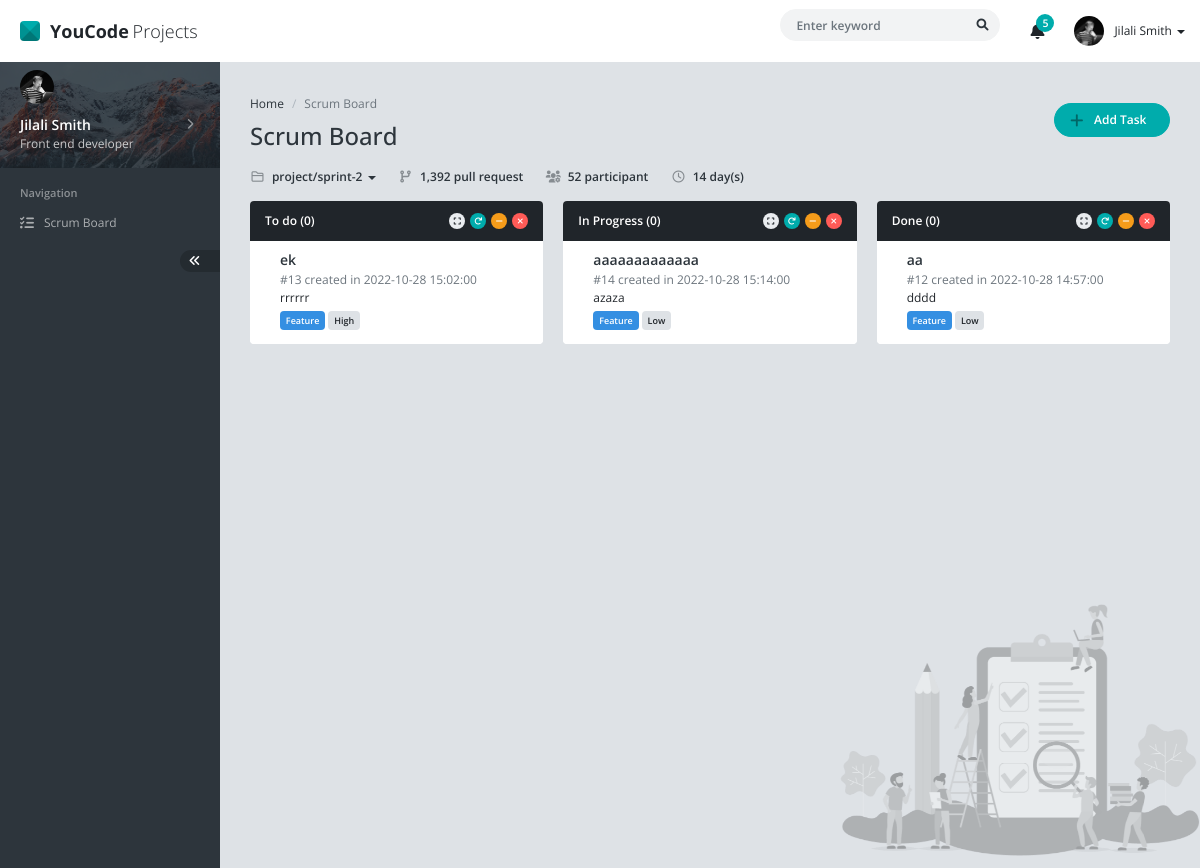
Before: / with the older database file.
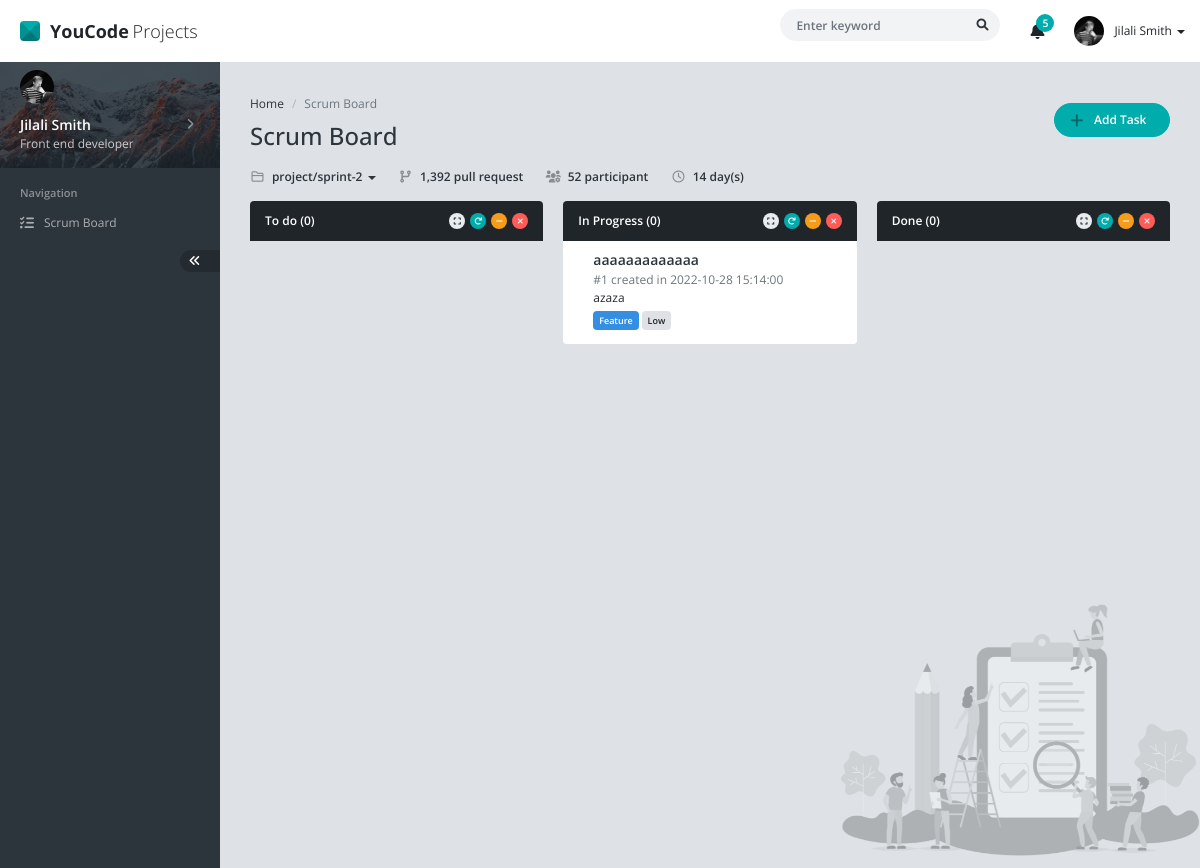
After: the same page with the newer database file.
### tables this page shows
CREATE TABLE `tasks` (
  `id` int(11) NOT NULL,
  `task_title` varchar(255) NOT NULL,
  `task_type` varchar(11) NOT NULL,
  `task_priority` varchar(11) NOT NULL,
  `task_status` varchar(11) NOT NULL,
  `task_date` datetime NOT NULL,
  `task_description` text NOT NULL
);

### scripts.php (called while the page is built, shortened)
<?php
    getTasks();
    function getTasks()
    {
        $requet = "SELECT * FROM `tasks`";
        $resultat = mysqli_query($GLOBALS['connection'],$requet);
    }
?>

### index.php (the view, shortened to what the changed rows need)
<?php
    include('scripts.php');
?>
<!DOCTYPE html>
<html lang="en" >
<head>
	<link href="assets/css/vendor.min.css" rel="stylesheet" />
	<link href="assets/css/default/app.min.css" rel="stylesheet" />
</head>
<body>
	<div id="app" class="app app-header-fixed app-sidebar-fixed">
		<div id="content" class="app-content" style="min-height: 100vh; background: url(assets/img/cover/cover-scrum-board.png) no-repeat fixed; background-size: 360px; background-position: right bottom;">
			<div class="d-flex align-items-center mb-3">
				<div>
					<h1 class="page-header mb-0">
						Scrum Board
					</h1>
				</div>
			</div>
			<div class="row">
				<div class="col-xl-4 col-lg-6">
					<div class="panel panel-inverse">
						<div class="list-group list-group-flush rounded-bottom overflow-hidden panel-body p-0" id="to-do-tasks">
							<?php
								foreach($GLOBALS['userStories'] as $row)
								{
									if($row['task_status'] === "To Do")
									{
							?>
									<button onclick="editTask(`+index+`)" class="list-group-item list-group-item-action d-flex">
										<div class="flex-fill">
											<div class="fs-14px lh-12 mb-2px fw-bold text-dark"><?=$row['task_title']?></div>
											<div class="mb-1 fs-12px">
												<div class="text-gray-600 flex-1">#<?=$row['id']?> created in <?=$row['task_date']?></div>
												<div class="text-gray-900 flex-1" title="`+tasks[index].description+`"><?=$row['task_description']?></div>
											</div>
											<div class="mb-1">
												<span class="badge bg-primary"><?=$row['task_type']?></span>
												<span class="badge bg-gray-300 text-gray-900"><?=$row['task_priority']?></span>
											</div>
										</div>
									</button>
							<?php
									}
								}
							?>
						</div>
					</div>
				</div>
				<div class="col-xl-4 col-lg-6">
					<div class="panel panel-inverse">
						<div class="list-group list-group-flush rounded-bottom overflow-hidden panel-body p-0" id="in-progress-tasks">
							<?php
								foreach($GLOBALS['userStories'] as $row)
								{
									if($row['task_status'] === "In Progress")
									{
							?>
									<button onclick="editTask(`+index+`)" class="list-group-item list-group-item-action d-flex">
										<div class="flex-fill">
											<div class="fs-14px lh-12 mb-2px fw-bold text-dark"><?=$row['task_title']?></div>
											<div class="mb-1 fs-12px">
												<div class="text-gray-600 flex-1">#<?=$row['id']?> created in <?=$row['task_date']?></div>
												<div class="text-gray-900 flex-1" title="`+tasks[index].description+`"><?=$row['task_description']?></div>
											</div>
											<div class="mb-1">
												<span class="badge bg-primary"><?=$row['task_type']?></span>
												<span class="badge bg-gray-300 text-gray-900"><?=$row['task_priority']?></span>
											</div>
										</div>
									</button>
							<?php
									}
								}
							?>
						</div>
					</div>
				</div>
				<div class="col-xl-4 col-lg-6">
					<div class="panel panel-inverse">
						<div class="list-group list-group-flush rounded-bottom overflow-hidden panel-body p-0" id="done-tasks">
							<?php
								foreach($GLOBALS['userStories'] as $row)
								{
									if($row['task_status'] === "Done")
									{
							?>
										<button onclick="editTask(`+index+`)" class="list-group-item list-group-item-action d-flex">
										<div class="flex-fill">
											<div class="fs-14px lh-12 mb-2px fw-bold text-dark"><?=$row['task_title']?></div>
											<div class="mb-1 fs-12px">
												<div class="text-gray-600 flex-1">#<?=$row['id']?> created in   <?=$row['task_date']?>   </div>
												<div class="text-gray-900 flex-1" title="`+tasks[index].description+`">  <?=$row['task_description']?> </div>
											</div>
											<div class="mb-1">
												<span class="badge bg-primary"><?=$row['task_type']?></span>
												<span class="badge bg-gray-300 text-gray-900"><?=$row['task_priority']?></span>
											</div>
										</div>
									</button>
							<?php
									}
								}
							?>
						</div>
					</div>
				</div>
			</div>
		</div>
	</div>
</body>
</html>

Changed rows visible on the page:
removed tasks: task_title "ek", id "13", task_date "2022-10-28 15:02:00", task_description "rrrrrr", task_type "Feature", task_priority "High", shown under "To do (0)"
removed tasks: task_title "aaaaaaaaaaaaa", id "14", task_date "2022-10-28 15:14:00", task_description "azaza", task_type "Feature", task_priority "Low", shown under "In Progress (0)"
removed tasks: task_title "aa", id "12", task_date "2022-10-28 14:57:00", task_description "dddd", task_type "Feature", task_priority "Low", shown under "Done (0)"
now on this page (row edited): tasks: task_title "aaaaaaaaaaaaa", id "1", task_date "2022-10-28 15:14:00", task_description "azaza", task_type "Feature", task_priority "Low", shown under "In Progress (0)"
